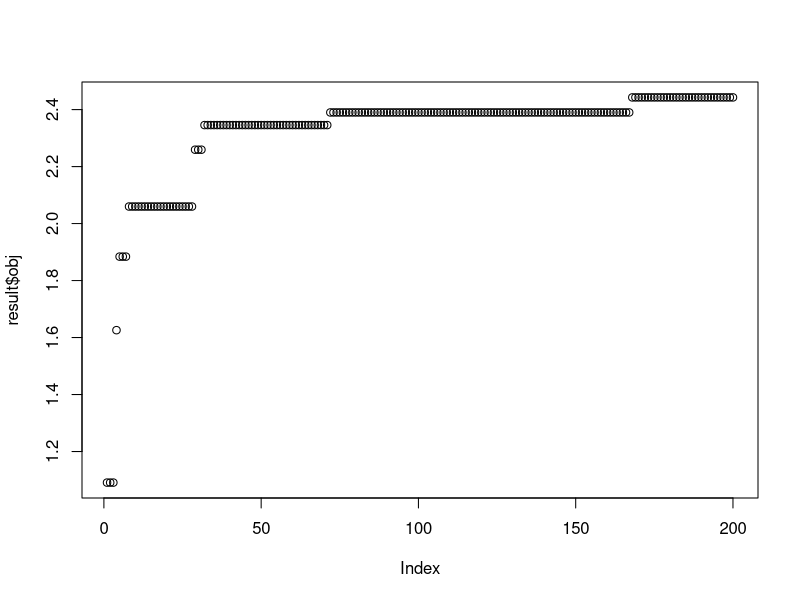
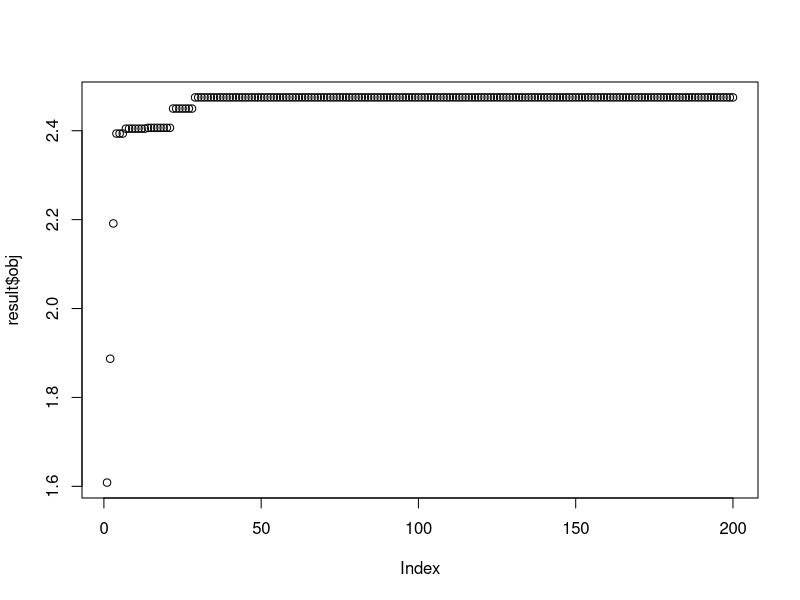
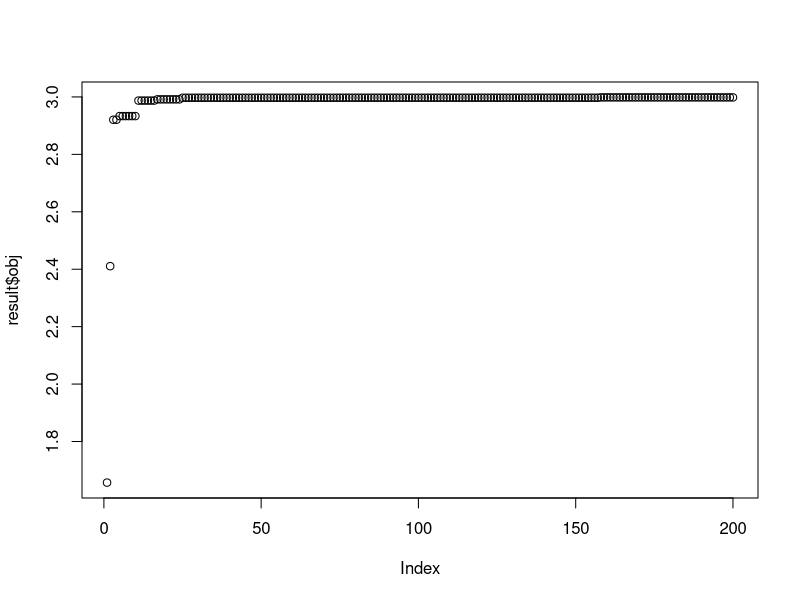

Here is the R script that generated these plots, in order: (Note: this script raises an error after producing the figures.)
library(tidyverse)
library(stringr)
library(modelr)

# Algorithm 4
# Hill-Climbing

Hill_climibing <- function(fn, lb, ub, ini, change, stop_fun, max_it = 200, full_output = F) {
  le <- length(lb)
  
  S_archive <- matrix(NA, nrow = max_it, ncol = le)
  obj <- rep(NA_real_, max_it)
  
  S <- ini(lb, ub) #  The Initialization Procedure
  best <- fn(S)
  
  gen <- 1 # generation counter
  S_archive[gen, ] <- S
  obj[gen] <- best
  
  stop_search <- F 
  while (!stop_search) {
    gen <- gen + 1
    R <- change(S, lb, ub)
    R_obj <- fn(R)
    if (R_obj > best) {
      S <- R
      best <- R_obj
    }
    
    obj[gen] <- best
    S_archive[gen, ] <- S
    stop_search <- stop_fun(S_archive, max_it) # If stop fun returns T, then stop search
  }
  
  S_archive <- S_archive[!is.na(S_archive[,1]),]
  obj <- obj[!is.na(obj)]
  
  if (full_output){
    return(list(S_archive = S_archive, obj = obj))
  } else {
    return(S)
  }
}

fn <- function(x){
  sum(sin(x))
}

ini <- function(lb, ub){
  le <- length(lb)
  x <- rep(NA_real_, le)
  
  for (i in 1:le){
    li <- lb[i]
    ui <- ub[i]
    x[i] <- runif(1, li, ui)
  }
  return(x)
}

change <- function(x, lb, ub, step = 0.1){
  # old version of change
  
  more_data <- T
  
  while(more_data){
    new_x <- ini(lb, ub) * step * sample(x = c(-1,1),size = 1, prob = c(0.5,0.5)) + x
    
    range_check <- sum(new_x < lb) + sum(new_x > ub) # range_check == 0, if new_x is within the range
    more_data <- ifelse(range_check == 0, F, T) # if new_x is within range, break while, else repeat
  }
  
  return(new_x)
}

change <- function(x, lb, ub, noise = 0.5 * (ub - lb), p = 1) {
  # x: vector to be changed 
  # lb: lower bond of x vector
  # ub: upper bond of x vector
  # noise: noises to be added to x vector 
  # p: probability of changing a element in vector
  
  le <- length(x)
  dx <- rep(0, le) # noices to be added
  
  for (i in 1:le) {
    if (p >= runif(1)) {
      add_noise <- T
      while (add_noise) {
        dx[i] <- runif(1, -1, 1) * noise[i]
        temp <- x[i] + dx[i]
        range_check <- sum(temp < lb[i]) + sum(temp > ub[i]) # range_check == 0, if temp is within the range
        add_noise <- ifelse(range_check == 0, F, T) # if temp is within range, break while, else repeat
      }
    }
  }
  
  return (x + dx)
}

stop_fun <- function(S_archive, max_it = 200){
  x <- S_archive[,1]
  if (sum(!is.na(x)) >= max_it){
    return(T)
  } else {
    return(F)
  }
}

lb <- c(0,0,0)
ub <- c(1,1,1)

result <- Hill_climibing(fn, lb, ub, ini, change, stop_fun, full_output = T)
plot(result$obj)

# Algorithm 5
# Steepest Ascent Hill-Climbing
Steepest_hill_climibing <- function(fn, lb, ub, ini, change, stop_fun, 
                                    n = 5, max_it = 2000, full_output = F) {
  le <- length(lb)
  
  S_archive <- matrix(NA, nrow = max_it, ncol = le)
  obj <- rep(NA_real_, max_it)
  
  S <- ini(lb, ub) #  The Initialization Procedure
  best <- fn(S)
  
  gen <- 1 # generation counter
  S_archive[gen,] <- S
  obj[gen] <- best
  
  stop_search <- F
  while (!stop_search) {
    gen <- gen + 1
    
    R <- change(S, lb, ub)
    R_obj <- fn(R) # search n neighbours, choose the best one
    for (i in 1:(n - 1)) {
      R_temp <- change(S, lb, ub)
      R_obj_temp <- fn(R_temp)
      
      if (R_obj_temp > R_obj){
        R_obj <- R_obj_temp
        R <- R_temp
      }
    }

    if (R_obj > best) { # replace start point with current best
      S <- R
      best <- R_obj
    }
    
    obj[gen] <- best
    S_archive[gen,] <- S
    stop_search <-
      stop_fun(S_archive) # If stop fun returns T, then stop search
  }
  
  S_archive <- S_archive[!is.na(S_archive[, 1]), ]
  obj <- obj[!is.na(obj)]
  
  if (full_output) {
    return(list(S_archive = S_archive, obj = obj))
  } else {
    return(S)
  }
}

fn <- function(x){
  sum(sin(x))
}

ini <- function(lb, ub){
  le <- length(lb)
  x <- rep(NA_real_, le)
  
  for (i in 1:le){
    li <- lb[i]
    ui <- ub[i]
    x[i] <- runif(1, li, ui)
  }
  return(x)
}

lb <- c(0,0,0)
ub <- c(1,1,1)

result <- Steepest_hill_climibing(fn, lb, ub, ini, change, stop_fun, full_output = T)
plot(result$obj)

# Algorithm 6
# Steepest Ascent Hill-Climbing with Replacement
Steepest_hill_climibing_w_replace <- function(fn, lb, ub, ini, change, stop_fun, 
                                    n = 5, max_it = 2000, full_output = F) {
  le <- length(lb)
  
  S_archive <- matrix(NA, nrow = max_it, ncol = le)
  obj <- rep(NA_real_, max_it)
  
  S <- ini(lb, ub) #  The Initialization Procedure
  best <- fn(S)
  
  gen <- 1 # generation counter
  S_archive[gen,] <- S
  obj[gen] <- best
  
  stop_search <- F
  while (!stop_search) {
    gen <- gen + 1
    
    R <- change(S, lb, ub)
    R_obj <- fn(R) # search n neighbours, choose the best one
    for (i in 1:(n - 1)) {
      R_temp <- change(S, lb, ub)
      R_obj_temp <- fn(R_temp)
      
      if (R_obj_temp > R_obj){
        R_obj <- R_obj_temp
        R <- R_temp
      }
    }
    
    S <- R # direct replacement without comparing to the starting point S
    # R compare with the best discovered so far, if replace the best
    
    if (R_obj > best) {
      best_para <- R
      best <- R_obj
    }
    
    obj[gen] <- best
    S_archive[gen,] <- best_para
    stop_search <-
      stop_fun(S_archive) # If stop fun returns T, then stop search
  }
  
  S_archive <- S_archive[!is.na(S_archive[, 1]), ]
  obj <- obj[!is.na(obj)]
  
  if (full_output) {
    return(list(S_archive = S_archive, obj = obj))
  } else {
    return(S)
  }
}
fn <- function(x){
  sum(sin(x))
}

ini <- function(lb, ub){
  le <- length(lb)
  x <- rep(NA_real_, le)
  
  for (i in 1:le){
    li <- lb[i]
    ui <- ub[i]
    x[i] <- runif(1, li, ui)
  }
  return(x)
}

change <- function(x, lb, ub, noise = 0.5 * (ub - lb), p = 1) {
  # x: vector to be changed 
  # lb: lower bond of x vector
  # ub: upper bond of x vector
  # noise: noises to be added to x vector 
  # p: probability of changing a element in vector
  
  le <- length(x)
  dx <- rep(0, le) # noices to be added
  
  for (i in 1:le) {
    if (p >= runif(1)) {
      add_noise <- T
      while (add_noise) {
        dx[i] <- runif(1, -1, 1) * noise[i]
        temp <- x[i] + dx[i]
        range_check <- sum(temp < lb[i]) + sum(temp > ub[i]) # range_check == 0, if temp is within the range
        add_noise <- ifelse(range_check == 0, F, T) # if temp is within range, break while, else repeat
      }
    }
  }
  
  return (x + dx)
}

stop_fun <- function(S_archive, max_it = 200){
  x <- S_archive[,1]
  if (sum(!is.na(x)) >= max_it){
    return(T)
  } else {
    return(F)
  }
}

lb <- c(0,0,0)
ub <- c(2,2,2)

result <- Steepest_hill_climibing_w_replace(fn, lb, ub, ini, change, stop_fun, full_output = T)
plot(result$obj)

# Algorithm 7 
# Generate a Random Real-Valued Vector
ini <- function(lb, ub){
  le <- length(lb)
  x <- rep(NA_real_, le)
  
  for (i in 1:le){
    li <- lb[i]
    ui <- ub[i]
    x[i] <- runif(1, li, ui)
  }
  return(x)
}

lb <- c(0,0,0)
ub <- c(1,1,1)

ini(lb, ub)

# Algorithm 8 
# Bounded Uniform Convolution
change <- function(x, lb, ub, noise = 0.5 * (ub - lb), p = 1) {
  # x: vector to be changed 
  # lb: lower bond of x vector
  # ub: upper bond of x vector
  # noise: noises to be added to x vector 
  # p: probability of changing a element in vector
  
  le <- length(x)
  dx <- rep(0, le) # noices to be added
  
  for (i in 1:le) {
    if (p >= runif(1)) {
      add_noise <- T
      while (add_noise) {
        dx[i] <- runif(1, -1, 1) * noise[i]
        temp <- x[i] + dx[i]
        range_check <- sum(temp < lb[i]) + sum(temp > ub[i]) # range_check == 0, if temp is within the range
        add_noise <- ifelse(range_check == 0, F, T) # if temp is within range, break while, else repeat
      }
    }
  }
  
  return (x + dx)
}

change(c(0.5,0.5), c(0,0), c(1,1), p = 0.5)
change(c(0.5,0.5), c(0,0), c(1,1), p = 1)
change(c(0.5,0.5), c(0,0), c(1,1), p = 0)

# Algorithm 9 
# Random Search
Random_search <- function(fn, lb, ub, random, stop_fun, max_it = 200, full_output = F){
  le <- length(lb)
  S_archive <- matrix(NA, nrow = max_it, ncol = le)
  obj <- rep(NA_real_, max_it)
  
  S <- random(lb, ub) #  The Initialization Procedure
  best <- fn(S)
  
  gen <- 1 # generation counter
  S_archive[gen, ] <- S
  obj[gen] <- best
  
  stop_search <- F 
  while (!stop_search) {
    gen <- gen + 1
    R <- random(lb, ub)
    R_obj <- fn(R)
    if (R_obj > best) {
      S <- R
      best <- R_obj
    }
    
    obj[gen] <- best
    S_archive[gen, ] <- S
    stop_search <- stop_fun(S_archive) # If stop fun returns T, then stop search
  }
  
  S_archive <- S_archive[!is.na(S_archive[, 1]), ] # remove NA values
  obj <- obj[!is.na(obj)] # remove NA values
  
  if (full_output){
    return(list(S_archive = S_archive, obj = obj))
  } else {
    return(S)
  }
}

result <- Random_search(fn, lb, ub, random, stop_fun, max_it = 200, full_output = T)
plot(result$obj)

# Algorithm 10 
# Hill-Climbing with Random Restarts
Search_w_restart <- function(search_algorithm, num_search , max_time, 
                             fn, lb, ub, change, stop_fun, max_it = 200, full_output = F, ...){
  
  time_per_search <- ceiling(runif(num_search)*max_time)
  for (i in 1:num_search){
    search_algorithm(fn, lb, ub, ini, change, stop_fun, n = 5, max_it = time_per_search, full_output = F)
    
  }
}
























































